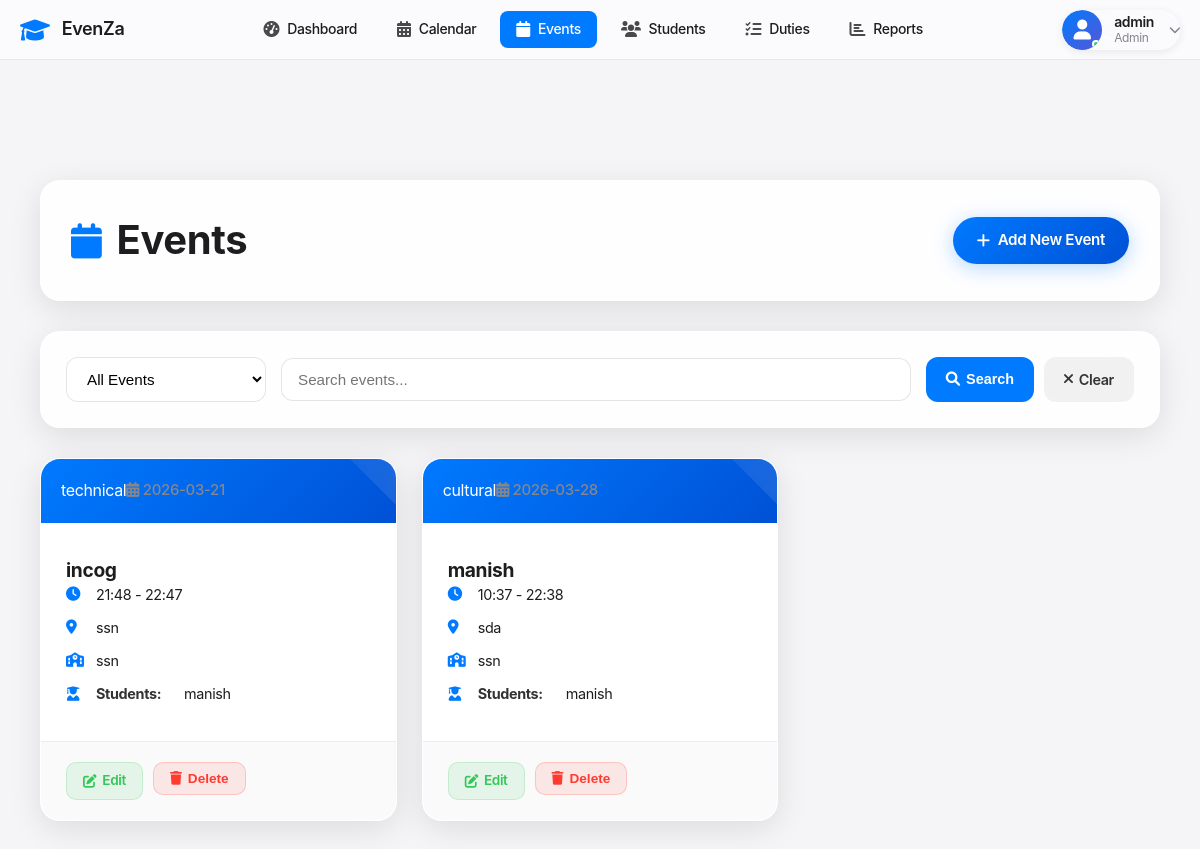
Screenshot of /events (signed in) with the database file from the repository.
### tables this page shows
CREATE TABLE events (
            id INTEGER PRIMARY KEY AUTOINCREMENT,
            name TEXT NOT NULL,
            type TEXT NOT NULL,
            event_date DATE NOT NULL,
            start_time TIME NOT NULL,
            end_time TIME NOT NULL,
            venue TEXT NOT NULL,
            description TEXT,
            host_school TEXT NOT NULL,
            participating_schools TEXT,
            status TEXT DEFAULT 'upcoming',
            created_at TIMESTAMP DEFAULT CURRENT_TIMESTAMP
        );

### app.py (the view)
@app.route('/events')
@login_required
def events():
    conn = get_db_connection()
    filter_type = request.args.get('filter', 'all')
    search = request.args.get('search', '')
    query = 'SELECT * FROM events WHERE 1=1'
    params = []
    if filter_type == 'upcoming':
        query += ' AND event_date >= DATE("now")'
    elif filter_type == 'completed':
        query += ' AND event_date < DATE("now")'
    if search:
        query += ' AND (name LIKE ? OR type LIKE ? OR venue LIKE ?)'
        params.extend([f'%{search}%', f'%{search}%', f'%{search}%'])
    query += ' ORDER BY event_date ASC'
    events_rows = conn.execute(query, params).fetchall()
    events = []
    for row in events_rows:
        e = dict(row)
        participants_rows = conn.execute('''
            SELECT p.name
            FROM participants p
            JOIN participant_events pe ON p.id = pe.participant_id
            WHERE pe.event_id = ?
        ''', (e['id'],)).fetchall()
        e['assigned_participants'] = [p['name'] for p in participants_rows]
        events.append(e)
    conn.close()
    return render_template('events.html', events=events, filter_type=filter_type, search=search)

### app.py (called while the page is built)
def get_db_connection():
    conn = sqlite3.connect('events.db')
    conn.row_factory = sqlite3.Row
    return conn

def login_required(f):
    @wraps(f)
    def decorated_function(*args, **kwargs):
        if 'user_id' not in session:
            flash('Please login to access this page', 'error')
            return redirect(url_for('login'))
        return f(*args, **kwargs)
    return decorated_function

### templates/events.html (shortened to what this page needs)
{% extends "base.html" %}
{% block content %}
<div class="content">
    <div class="header">
        <div class="header-content">
            <h1><i class="fas fa-calendar"></i> Events</h1>
            {% if session.role in ['admin', 'super_admin'] %}
            <a href="{{ url_for('add_event') }}" class="add-btn">
                <i class="fas fa-plus"></i> Add New Event
            </a>
            {% endif %}
        </div>
    </div>
    <div class="controls">
        <form method="GET" class="controls-form">
            <select name="filter" class="form-select" onchange="this.form.submit()">
                <option value="all" {% if filter_type == 'all' %}selected{% endif %}>All Events</option>
            </select>
            <input type="text" name="search" class="form-input" placeholder="Search events..." value="{{ search }}">
            <div class="btn-group">
                <button type="submit" class="btn btn-primary">
                    <i class="fas fa-search"></i> Search
                </button>
                <a href="{{ url_for('events') }}" class="btn btn-secondary">
                    <i class="fas fa-times"></i> Clear
                </a>
            </div>
        </form>
    </div>
    <div class="events-grid">
        {% for event in events %}
        <div class="event-card fade-in" onclick="window.location.href='{{ url_for('event_detail', id=event.id) }}';" style="cursor: pointer;">
            <div class="event-header">
                <div class="event-badge">{{ event.type }}</div>
                <div class="event-date">
                    <i class="fas fa-calendar-alt"></i>
                    {{ event.event_date }}
                </div>
            </div>
            <div class="event-body">
                <h2 class="event-title">{{ event.name }}</h2>
                <div class="event-info">
                    <div class="event-detail">
                        <i class="fas fa-clock"></i>
                        {{ event.start_time }} - {{ event.end_time }}
                    </div>
                    <div class="event-detail">
                        <i class="fas fa-map-marker-alt"></i>
                        {{ event.venue }}
                    </div>
                    <div class="event-detail">
                        <i class="fas fa-school"></i>
                        {{ event.host_school }}
                    </div>
                    {% if event.assigned_participants %}
                        <div class="event-detail">
                            <i class="fas fa-user-graduate"></i>
                            <strong>Students:</strong> {{ event.assigned_participants|join(', ') }}
                        </div>
                    {% endif %}
                </div>
            </div>
            {% if session.role in ['admin', 'super_admin'] %}
            <div class="event-footer" onclick="event.stopPropagation();">
                <a href="{{ url_for('edit_event', id=event.id) }}" class="btn-sm btn-edit">
                    <i class="fas fa-edit"></i> Edit
                </a>
                <form method="POST" action="{{ url_for('delete_event', id=event.id) }}" style="display: inline;">
                    <button type="submit" class="btn-sm btn-delete"
                            onclick="return confirm('Are you sure you want to delete this event?')">
                        <i class="fas fa-trash"></i> Delete
                    </button>
                </form>
            </div>
            {% endif %}
        </div>
        {% endfor %}
    </div>
</div>
{% endblock %}

### static/css/style.css (style rules this page uses)
* { margin: 0; padding: 0; box-sizing: border-box; }
body { font-family: -apple-system, BlinkMacSystemFont, 'Segoe UI', Roboto, Oxygen, Ubuntu, Cantarell, sans-serif; background: #f5f5f7; color: #1d1d1f; line-height: 1.47059; font-weight: 400; letter-spacing: -.022em; }
.event-card { transition: all 0.3s cubic-bezier(0.4, 0, 0.2, 1); }
.event-header { display: flex; justify-content: between; align-items: flex-start; margin-bottom: 8px; }
.event-date { font-size: 15px; color: #86868b; font-weight: 500; }
.fade-in { opacity: 0; transform: translateY(30px); animation: fadeInUp 0.8s cubic-bezier(0.25, 0.46, 0.45, 0.94) forwards; }
.fade-in:nth-child(1) { animation-delay: 0.1s; }
.fade-in:nth-child(2) { animation-delay: 0.2s; }

### templates/base.html (style rules this page uses)
* { margin: 0; padding: 0; box-sizing: border-box; }
body { font-family: -apple-system, BlinkMacSystemFont, 'Segoe UI', Roboto, Oxygen, Ubuntu, Cantarell, sans-serif; background: #f5f5f7; color: #1d1d1f; }

### rows the page displays
events: type "technical", event_date "2026-03-21", name "incog", start_time "21:48", end_time "22:47", venue "ssn", host_school "ssn", assigned_participants "manish"
events: type "cultural", event_date "2026-03-28", name "manish", start_time "10:37", end_time "22:38", venue "sda", host_school "ssn", assigned_participants "manish"

### other values shown
{{ session.username }} "admin"
{{ session.role|capitalize|replace('_', ' ') }} "Admin"
